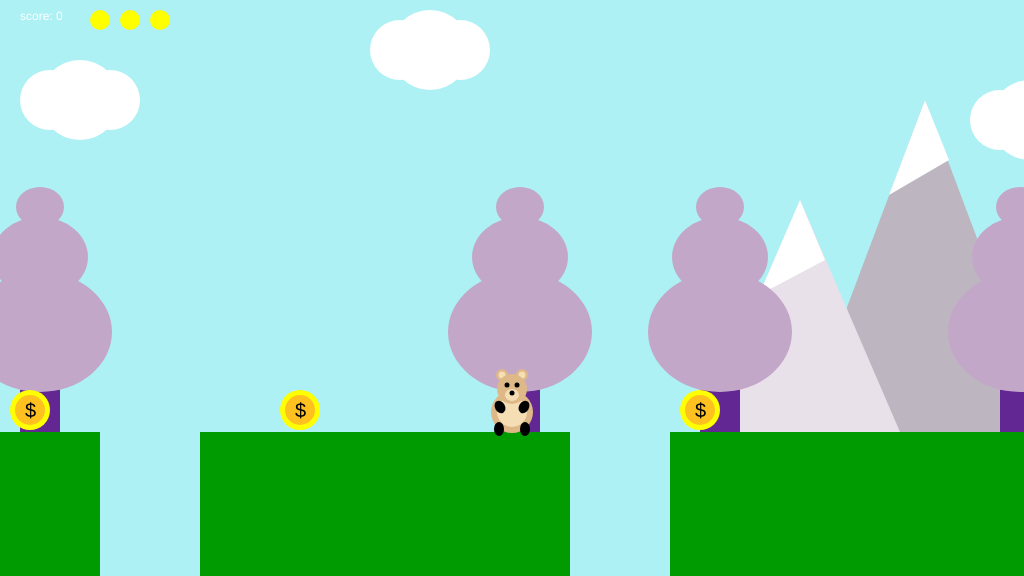
Frame 1 (no input)
Frame 60 (no input): identical to frame 1, image omitted
Frame 120 (the mouse pressed at the canvas centre since frame 60): identical to frame 1, image omitted

The p5.js sketch that drew this single still picture (run headless with seeded random() and noise() and a simulated clock; from frame 60 on, the mouse is pressed at the canvas centre):

// p5.js sketch
// ── sketch.js
/*

The Game Project 6

*/

var gameChar_x;
var gameChar_y;
var floorPos_y;
var scrollPos;
var gameChar_world_x;

var isLeft;
var isRight;
var isFalling;
var isPlummeting;

var clouds;
var mountains;
var trees_x;
var canyons;
var collectables;

var game_score;
var flagpole;
var lives;

function setup()
{
	createCanvas(1024, 576);
	floorPos_y = height * 3/4;
	lives = 3;
	game_score = 0;
	startGame();
}

function draw()
{
	background(173, 241, 244); // fill the sky blue

	noStroke();
	fill(0,155,0);
	rect(0, floorPos_y, width, height/4); // draw some green ground

	push();
	translate(scrollPos, 0)
	// Draw clouds.
	drawClouds();
	// Draw mountains.
	drawMountains();
	// Draw trees.
	drawTrees();
	// Draw canyons.
	for (var i = 0; i < canyons.length; i++)
	{
		drawCanyon(canyons[i]);
	}
	for (var i = 0; i < canyons.length; i++)
	{
		checkCanyon(canyons[i]);
	}
	// Draw collectable items.
	for (var i = 0; i < collectables.length; i++)
	{
		if (collectables[i].isFound == false) {
			drawCollectable(collectables[i]);
			checkCollectable(collectables[i]);
		}
	}

	renderFlagpole();

	pop();

	// Draw game character.
	drawGameChar();

	//display game score
	fill(255);
	noStroke();
	text("score: " + game_score, 20, 20);

	//display lives
	for (var i = 0; i < lives; i++) {
		fill(255,255,0);
		ellipse(100 + i * 30, 20, 20)
	}

	checkPlayerDie();

	//check if game over or level complete
	if (lives < 1) {
		fill(255);
		noStroke();
		text("Game over. Press space to continue.", 200, 200);
		return;
	}
	if (flagpole.isReached) {
		fill(255);
		noStroke();
		text("Level complete. Press space to continue.", 200, 200);
		return;
	}

	// Logic to make the game character move or the background scroll.
	if(isLeft)
	{
		if(gameChar_x > width * 0.2)
		{
			gameChar_x -= 5;
		}
		else
		{
			scrollPos += 5;
		}
	}

	if(isRight)
	{
		if(gameChar_x < width * 0.8)
		{
			gameChar_x  += 5;
		}
		else
		{
			scrollPos -= 5; // negative for moving against the background
		}
	}

	// Logic to make the game character rise and fall.
	//add gravity
	if (gameChar_y < floorPos_y) {
		isFalling = true;
		gameChar_y += 2;
	}
	else {
		isFalling = false;
	}

	if (flagpole.isReached == false)
	{
		checkFlagpole();
	}

	// Update real position of gameChar for collision detection.
	gameChar_world_x = gameChar_x - scrollPos;
}


// ---------------------
// Key control functions
// ---------------------

function keyPressed()
{
	if (keyCode == 37 && flagpole.isReached == false) //left arrow
	{
		isLeft = true;
	}
	else if (keyCode == 39 && flagpole.isReached == false) { //right arrow
		isRight = true;
	}
	else if (keyCode == 32 && flagpole.isReached == false) { //space bar
		//make sure the character is on the ground
		if (gameChar_y == floorPos_y) {
			gameChar_y -= 100;
		}
	}
	else if (keyCode == 32 && (flagpole.isReached == true || lives < 1)) { //space bar
		setup();
	}
}

function keyReleased()
{
	if (keyCode == 37) //left arrow
 	{
 		isLeft = false;
 	}
 	else if (keyCode == 39) { //right arrow
 		isRight = false;
 	}
 	else if (keyCode == 32 && flagpole.isReached == false) { //space bar
 		isFalling = true;
 	}
}


// ------------------------------
// Game character render function
// ------------------------------

// Function to draw the game character.

function drawGameChar()
{
	// draw game character

		if(isLeft && isFalling)
		{
			// add your jumping-left code
			//ear back
			fill(222, 184, 135);
			ellipse(gameChar_x - 5, gameChar_y - 58, 9);
			//background foot angled
			fill(0);
			push();
			translate(gameChar_x + 10,gameChar_y - 5);
			rotate(HALF_PI / -4.0);
			ellipse(0, 0, 11, 18);
			pop();
			//background arm
			push();
			translate(gameChar_x - 16,gameChar_y - 32);
			rotate(PI / -4.0);
			ellipse(0, 0, 10, 16);
			pop();
			//body
			fill(222, 184, 135);
			ellipse(gameChar_x, gameChar_y - 20, 32, 42);
			fill(245, 222, 179);
			ellipse(gameChar_x - 11, gameChar_y - 20, 10, 20);
			//head
			fill(222, 184, 135);
			ellipse(gameChar_x, gameChar_y - 43, 28, 30);
			//ear front
			ellipse(gameChar_x + 6, gameChar_y - 57, 12);
			fill(245, 222, 179);
			ellipse(gameChar_x + 6, gameChar_y - 57, 7);
			//nose
			fill(245, 222, 179);
			ellipse(gameChar_x - 12, gameChar_y - 42, 12, 10);
			fill(0);
			ellipse(gameChar_x - 16, gameChar_y - 44, 5);
			//eyes
			fill(0);
			ellipse(gameChar_x - 5, gameChar_y - 50, 5);
			//foreground foot angled
			push();
			translate(gameChar_x - 10,gameChar_y - 10);
			rotate(QUARTER_PI / - 1.0);
			ellipse(0, 0, 11, 18);
			pop();
			//foreground arm
			push();
			translate(gameChar_x + 3,gameChar_y - 34);
			rotate(PI / - 4.0);
			ellipse(0,0, 10, 13);
			pop();
		}
		else if(isRight && isFalling)
		{
			// add your jumping-right code
			//ear back
			fill(222, 184, 135);
			ellipse(gameChar_x + 5, gameChar_y - 58, 9);
			//background foot angled
			fill(0);
			push();
			translate(gameChar_x - 10,gameChar_y - 5);
			rotate(HALF_PI / 4.0);
			ellipse(0, 0, 11, 18);
			pop();
			fill(0);
			//background arm
			push();
			translate(gameChar_x + 16,gameChar_y - 32);
			rotate(PI / + 4.0);
			ellipse(0, 0, 10, 16);
			pop();
			//body
			fill(222, 184, 135);
			ellipse(gameChar_x, gameChar_y - 20, 32, 42);
			fill(245, 222, 179);
			ellipse(gameChar_x + 11, gameChar_y - 20, 10, 20);
			//head
			fill(222, 184, 135);
			ellipse(gameChar_x, gameChar_y - 43, 28, 30);
			//ear front
			ellipse(gameChar_x - 6, gameChar_y - 57, 12);
			fill(245, 222, 179);
			ellipse(gameChar_x - 6, gameChar_y - 57, 7);
			//nose
			fill(245, 222, 179);
			ellipse(gameChar_x + 12, gameChar_y - 42, 12, 10);
			fill(0);
			ellipse(gameChar_x + 16, gameChar_y - 44, 5);
			//eye
			fill(0);
			ellipse(gameChar_x + 5, gameChar_y - 50, 5);
			//foreground foot angled
			push();
			translate(gameChar_x + 10,gameChar_y - 10);
			rotate(QUARTER_PI / 1.0);
			ellipse(0, 0, 11, 18);
			pop();
			//foreground arm
			push();
			translate(gameChar_x - 3,gameChar_y - 34);
			rotate(PI / 4.0);
			ellipse(0,0, 10, 13);
			pop();
		}
		else if(isLeft)
		{
			// add your walking left code
			//ear back
			fill(222, 184, 135);
			ellipse(gameChar_x - 5, gameChar_y - 58, 9);
			//background foot angled
			fill(0);
			push();
			translate(gameChar_x - 12,gameChar_y - 5);
			rotate(HALF_PI / 4.0);
			ellipse(0, 0, 11, 18);
			pop();
			//background arm
			push();
			translate(gameChar_x - 15,gameChar_y - 28);
			rotate(PI / 4.0);
			ellipse(0, 0, 10, 16);
			pop();
			//body
			fill(222, 184, 135);
			ellipse(gameChar_x, gameChar_y - 20, 32, 42);
			fill(245, 222, 179);
			ellipse(gameChar_x - 11, gameChar_y - 20, 10, 20);
			//head
			fill(222, 184, 135);
			ellipse(gameChar_x, gameChar_y - 43, 28, 30);
			//ear front
			ellipse(gameChar_x + 6, gameChar_y - 57, 12);
			fill(245, 222, 179);
			ellipse(gameChar_x + 6, gameChar_y - 57, 7);
			//nose
			fill(245, 222, 179);
			ellipse(gameChar_x - 12, gameChar_y - 42, 12, 10);
			fill(0);
			ellipse(gameChar_x - 16, gameChar_y - 44, 5);
			//eyes
			fill(0);
			ellipse(gameChar_x - 5, gameChar_y - 50, 5);
			//foreground foot angled
			push();
			translate(gameChar_x + 8,gameChar_y - 5);
			rotate(QUARTER_PI / -1.5);
			ellipse(0,0, 11, 18);
			pop();
			//foreground arm
			push();
			translate(gameChar_x + 4,gameChar_y - 28);
			rotate(HALF_PI / 4.0);
			ellipse(0,0, 10, 13);
			pop();
		}
		else if(isRight)
		{
			// add your walking right code
			//ear back
			fill(222, 184, 135);
			ellipse(gameChar_x + 5, gameChar_y - 58, 9);
			//background foot angled
			fill(0);
			push();
			translate(gameChar_x + 12,gameChar_y - 5);
			rotate(QUARTER_PI / -1.5);
			ellipse(0, 0, 11, 18);
			pop();
			//background arm
			push();
			translate(gameChar_x + 15,gameChar_y - 28);
			rotate(PI / -4.0);
			ellipse(0, 0, 10, 16);
			pop();
			//body
			fill(222, 184, 135);
			ellipse(gameChar_x, gameChar_y - 20, 32, 42);
			fill(245, 222, 179);
			ellipse(gameChar_x + 11, gameChar_y - 20, 10, 20);
			//head
			fill(222, 184, 135);
			ellipse(gameChar_x, gameChar_y - 43, 28, 30);
			//ear front
			ellipse(gameChar_x - 6, gameChar_y - 57, 12);
			fill(245, 222, 179);
			ellipse(gameChar_x - 6, gameChar_y - 57, 7);
			//nose
			fill(245, 222, 179);
			ellipse(gameChar_x + 12, gameChar_y - 42, 12, 10);
			fill(0);
			ellipse(gameChar_x + 16, gameChar_y - 44, 5);
			//eye
			fill(0);
			ellipse(gameChar_x + 5, gameChar_y - 50, 5);
			//foreground foot angled
			push();
			translate(gameChar_x - 8,gameChar_y - 5);
			rotate(HALF_PI / 4.0);
			ellipse(0, 0, 11, 18);
			pop();
			//foreground arm
			push();
			translate(gameChar_x - 4,gameChar_y - 28);
			rotate(QUARTER_PI / -1.5);
			ellipse(0, 0, 10, 13);
			pop();
		}
		else if(isFalling || isPlummeting)
		{
			// add your jumping facing forwards code
			//ears
			fill(222, 184, 135);
			ellipse(gameChar_x - 10, gameChar_y - 44, 12);
			ellipse(gameChar_x + 10, gameChar_y - 44, 12);
			fill(245, 222, 179);
			ellipse(gameChar_x - 10, gameChar_y - 44, 7);
			ellipse(gameChar_x + 10, gameChar_y - 44, 7);
			//body
			fill(222, 184, 135);
			ellipse(gameChar_x, gameChar_y - 10, 42, 25);
			fill(245, 222, 179);
			ellipse(gameChar_x, gameChar_y - 10, 30, 18);
			fill(0);
			stroke(0.2);
			//head
			noStroke();
			fill(222, 184, 135);
			ellipse(gameChar_x, gameChar_y - 30, 30);
			//nose
			fill(245, 222, 179);
			ellipse(gameChar_x, gameChar_y - 24, 14, 12);
			fill(0);
			ellipse(gameChar_x, gameChar_y - 26, 5);
			//eyes
			fill(0);
			ellipse(gameChar_x - 5, gameChar_y - 34, 5);
			ellipse(gameChar_x + 5, gameChar_y - 34, 5);
			//feet
			push();
			translate(gameChar_x + 19,gameChar_y - 2);
			rotate(HALF_PI / 1.6);
			ellipse(0,0, 10, 13);
			pop();
			push();
			translate(gameChar_x - 19,gameChar_y - 2);
			rotate(HALF_PI / -1.5);
			ellipse(0,0, 10, 13);
			pop();
			//arms
			push();
			translate(gameChar_x + 18,gameChar_y - 21);
			rotate(HALF_PI / 2.0);
			ellipse(0,0, 10, 13);
			pop();
			push();
			translate(gameChar_x - 18,gameChar_y - 21);
			rotate(HALF_PI / -2.0);
			ellipse(0,0, 10, 13);
			pop();
		}
		else
		{
			// add your standing front facing code
			//ears
			fill(222, 184, 135);
			ellipse(gameChar_x - 10, gameChar_y - 57, 12);
			ellipse(gameChar_x + 10, gameChar_y - 57, 12);
			fill(245, 222, 179);
			ellipse(gameChar_x - 10, gameChar_y - 57, 7);
			ellipse(gameChar_x + 10, gameChar_y - 57, 7);
			//body
			fill(222, 184, 135);
			ellipse(gameChar_x, gameChar_y - 20, 42);
			fill(245, 222, 179);
			ellipse(gameChar_x, gameChar_y - 20, 30);
			//head
			fill(222, 184, 135);
			ellipse(gameChar_x, gameChar_y - 43, 30);
			//nose
			fill(245, 222, 179);
			ellipse(gameChar_x, gameChar_y - 37, 14, 12);
			fill(0);
			ellipse(gameChar_x, gameChar_y - 39, 5);
			//eyes
			fill(0);
			ellipse(gameChar_x - 5, gameChar_y - 47, 5);
			ellipse(gameChar_x + 5, gameChar_y - 47, 5);
			//feet
			ellipse(gameChar_x - 13,gameChar_y - 3, 10, 14);
			ellipse(gameChar_x + 13,gameChar_y - 3, 10, 14);
			//arms
			push();
			translate(gameChar_x + 12,gameChar_y - 25);
			rotate(HALF_PI / 3.0);
			ellipse(0,0, 10, 13);
			pop();
			push();
			translate(gameChar_x - 12,gameChar_y - 25);
			rotate(HALF_PI / -3.0);
			ellipse(0,0, 10, 13);
			pop();
		}

}

// ---------------------------
// Background render functions
// ---------------------------

// Function to draw cloud objects.
function drawClouds()
{
	for (var i = 0; i < clouds.length; i++)
	{
		fill(255);
		ellipse(clouds[i].x_pos, clouds[i].y_pos, 60, 60);
		ellipse(clouds[i].x_pos + 30, clouds[i].y_pos, 80, 80);
		ellipse(clouds[i].x_pos + 60, clouds[i].y_pos, 60, 60);
	}
}

// Function to draw mountains objects.
function drawMountains()
{
	// Draw mountainss.
	for (var i = 0; i < mountains.length; i++)
	{
		fill(189, 181, 191);
		triangle(mountains[i].x_pos + 300, mountains[i].y_pos + 432, mountains[i].x_pos + 425, mountains[i].y_pos + 100, mountains[i].x_pos + 550, mountains[i].y_pos + 432); //left,middle, right
		fill(232, 225, 234);
		triangle(mountains[i].x_pos + 200, mountains[i].y_pos + 432, mountains[i].x_pos + 300, mountains[i].y_pos + 200, mountains[i].x_pos + 400, mountains[i].y_pos + 432);//left,right,middle
		//Snow
		fill(255);
		triangle(mountains[i].x_pos + 425, mountains[i].y_pos + 100, mountains[i].x_pos + 389, mountains[i].y_pos + 195, mountains[i].x_pos + 449, mountains[i].y_pos + 160);
		triangle(mountains[i].x_pos + 300, mountains[i].y_pos + 200, mountains[i].x_pos + 259, mountains[i].y_pos + 295, mountains[i].x_pos + 325, mountains[i].y_pos + 260);
	}
}
// Function to draw trees objects.
function drawTrees()
{
	for (var i = 0; i < trees_x.length; i++)
	{
		//trunk
		fill(99, 39, 147);
		rect(trees_x[i],-200/2 + floorPos_y, 40, 200/2);
		//leaves
		fill(195,167,201);
		ellipse(trees_x[i] + 20,-200/2 + floorPos_y, 144, 120);
		ellipse(trees_x[i] + 20,-350/2 + floorPos_y, 96, 80);
		ellipse(trees_x[i] + 20,-450/2 + floorPos_y, 48, 40);
	}
}

// ---------------------------------
// Canyon render and check functions
// ---------------------------------

// Function to draw canyon objects.

function drawCanyon(t_canyon)
{
	fill(173, 241, 244);
	rect(t_canyon.x_pos, floorPos_y, t_canyon.width, 144);
}

// Function to check character is over a canyon.

function checkCanyon(t_canyon)
{
	if (gameChar_world_x > t_canyon.x_pos + 15 && gameChar_world_x < t_canyon.x_pos + (t_canyon.width - 15)) {
		isPlummeting = true;
	}
	else {
		isPlummeting = false;
	}
	if (isPlummeting == true && gameChar_y >= floorPos_y) {
		isFalling = true;
		gameChar_y += 5;
		//make sure that character cannot move anymore if character is in canyon
		if (gameChar_world_x > t_canyon.x_pos && gameChar_world_x < t_canyon.x_pos + t_canyon.width) {
			isLeft = false;
			isRight = false;
		}
	}
}

function renderFlagpole()
{
	push();
	strokeWeight(5);
	stroke(100);
	line(flagpole.x_pos, floorPos_y, flagpole.x_pos, floorPos_y - 250)
	noStroke();
	fill(255);

	if (flagpole.isReached)
	{
		rect(flagpole.x_pos + 2.5, floorPos_y - 250, 50, 50);
	}
	else
	{
		rect(flagpole.x_pos + 2.5, floorPos_y - 50, 50, 50);
	}
	pop();
}

function checkFlagpole()
{
	var d = abs(gameChar_world_x - flagpole.x_pos);
	if (d < 15)
	{
		flagpole.isReached = true;
	}
}
// ----------------------------------
// Collectable items render and check functions
// ----------------------------------

// Function to draw collectable objects.

function drawCollectable(t_collectable)
{
	fill(255,255,0);
	ellipse(t_collectable.x_pos, t_collectable.y_pos, 40, 40);
	fill(255, 193, 037);
	ellipse(t_collectable.x_pos, t_collectable.y_pos, 30, 30);
	fill(0);
	textSize(20);
	text('$', t_collectable.x_pos - 5, t_collectable.y_pos + 7);
}

// Function to check character has collected an item.

function checkCollectable(t_collectable)
{
	if (dist(gameChar_world_x, gameChar_y, t_collectable.x_pos, t_collectable.y_pos) < 41)
	{
		t_collectable.isFound = true;
		game_score += 1;
		return game_score;
	}
}

function checkPlayerDie()
{
	if (gameChar_y > 576) {
		lives -= 1;
		if (lives > 0) {
			startGame();
		}
	}
}

function startGame()
{
	gameChar_x = width/2;
	gameChar_y = floorPos_y;

	// Variable to control the background scrolling.
	scrollPos = 0;

	// Variable to store the real position of the gameChar in the game
	// world. Needed for collision detection.
	gameChar_world_x = gameChar_x - scrollPos;

	// Boolean variables to control the movement of the game character.
	isLeft = false;
	isRight = false;
	isFalling = false;
	isPlummeting = false;

	// Initialise arrays of scenery objects.
	trees_x = [-850, 20, 500, 700, 1000, 1500];
	clouds = [
		{x_pos: -800, y_pos: 50},
		{x_pos: -350, y_pos: 120},
		{x_pos: 50, y_pos: 100},
		{x_pos: 400, y_pos: 50},
		{x_pos: 1000, y_pos: 120}
	];
	mountains = [
		{x_pos: -900, y_pos: 0},
		{x_pos: 500, y_pos: 0},
		{x_pos: 1600, y_pos: 0}
	];
	canyons = [
		{x_pos: -1200, width: 100},
		{x_pos: 100, width: 100},
		{x_pos: 570, width: 100},
		{x_pos: 1250, width: 100}
	];
	collectables = [
		{x_pos: -650, y_pos: 410, isFound: false},
		{x_pos: -450, y_pos: 410, isFound: false},
		{x_pos: 30, y_pos: 410, isFound: false},
		{x_pos: 300, y_pos: 410, isFound: false},
		{x_pos: 700, y_pos: 410, isFound: false},
		{x_pos: 1400, y_pos: 410, isFound: false}
	];

	flagpole = {isReached: false, x_pos: 1500};
}
